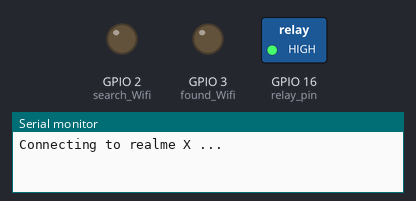
Simulated run of this sketch. Board: ESP8266 (NodeMCU). On the bench: switched loads named in the sketch (green lamp = pin HIGH), output pins drawn as LEDs (lit = HIGH), the last lines printed to the serial monitor. WiFi joins after 1.5 s; servers stay silent unless stated; uploads are accepted with an empty reply.

Above: at 0.1 s.
At 10.5 s:
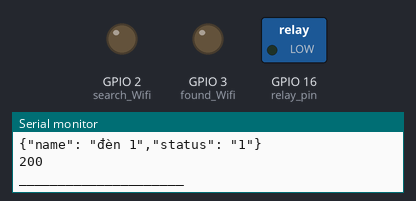
Timing chart, 0 to 12.0 s (numbered marks = the images above):
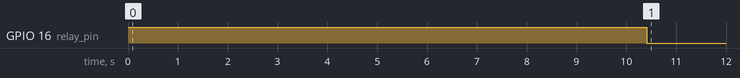

Measured:
- by itself, GPIO 16 (relay_pin): HIGH → LOW at 10.4 s

The sketch:

onoff_getfromadafruit_iotcloud_C.ino
```cpp
#include <ArduinoJson.h>
#include <ESP8266WiFi.h>
#include <String>
#include <ESP8266HTTPClient.h>
#include "arduino_secrets.h"       // here are your secret log codes stored for wifi access and the IO Adafruit feed key
                                   // this file must be stored in your library directory in a separate directory.
char ssid[] = "realme X";         // your network SSID (name)
char pass[] = "12345678";         // your network password (use for WPA, or use as key for WEP)

//char ssid[] = "Wifi Free";         // your network SSID (name)
//char pass[] = "bat3glen";         // your network password (use for WPA, or use as key for WEP)

String name = "đèn 1";
String url_server = "http://192.168.43.103:5000/";
int status = WL_IDLE_STATUS;
WiFiEventHandler gotIpEventHandler, disconnectedEventHandler;

// Initialize the client library
WiFiClient client;
int search_Wifi = 2;
int found_Wifi =3;
int state = 0;
int relay_pin = 16;
char statement[10] = "123";
int LED = -1, ON = 1;

void setup() {
  Serial.begin(115200);
  pinMode(relay_pin, OUTPUT);     // Relay
  pinMode(search_Wifi, OUTPUT);    // searching for wifi connection
  pinMode(found_Wifi, OUTPUT);     // wifi connected
  digitalWrite(relay_pin, HIGH);

  ConnectToWifi();
  // check disconnect to Wifi
  disconnectedEventHandler = WiFi.onStationModeDisconnected([](const WiFiEventStationModeDisconnected& event)
  {
    Serial.println("Station disconnected");
    status = WL_CONNECTED;
  });
}

void cmdRequest();
void updateStatus(String name, int status);


void loop() {
    if (status == WL_CONNECTED) {ConnectToWifi();} // reconnect to WiFi when disconnected
    cmdRequest();
    Serial.println("_____________________");
    delay(3000);
}

void turnOn()
{
  updateStatus(1);
  digitalWrite(relay_pin, LOW);
}

void turnOff()
{
  updateStatus(0);
  digitalWrite(relay_pin, HIGH);
}

void updateStatus(int status)
{
  Serial.println("Sending post request...");
  String PostData = "{\"name\": \"" + name;
  if (status){
    PostData += "\",\"status\": \"1\"}";
  } else {
    PostData += "\",\"status\": \"0\"}";
  }
  Serial.println(PostData);
  // Make a HTTP request:
  HTTPClient http;
  String url= url_server + "update-status-device";
  http.begin(url);
  http.addHeader("Content-Type", "application/json");
  int httpResponseCode = http.POST(PostData.c_str()); //Send the actual POST request

  if(httpResponseCode>0){
    String response = http.getString();  //Get the response to the request
    Serial.println(httpResponseCode);   //Print return code
    Serial.println(response);           //Print request answer
  } else {
    Serial.print("Error on sending POST: ");
    Serial.println(httpResponseCode);
    http.end();

  }   //Print HTTP return code
  http.writeToStream(&Serial);
}


void cmdRequest()
{
  Serial.println("Sending post request...");
  String PostData = "{\"name\": \"" + name + "\"}";
  Serial.println(PostData);
  // Make a HTTP request:
  HTTPClient http;
  String url= url_server + "get-command";
  http.begin(url);
  http.addHeader("Content-Type", "application/json");
  int httpResponseCode = http.POST(PostData.c_str()); //Send the actual POST request

  if(httpResponseCode>0){
    String response = http.getString();  //Get the response to the request
    Serial.println(httpResponseCode);   //Print return code
    Serial.println(response);           //Print request answer
    if (response != "-1")
      if (response == "0") {
        turnOff();
      } else {
        turnOn();
      }
  } else {
    Serial.print("Error on sending POST: ");
    Serial.println(httpResponseCode);
    http.end();

  }   //Print HTTP return code
  http.writeToStream(&Serial);
}

void ConnectToWifi()
{
  // attempt to connect to Wifi network:
  while (!status) {;
    Serial.printf("Connecting to %s ...\n", ssid);
    status = WiFi.begin(ssid, pass);

    // wait 10 seconds for connection:
    delay(10000);
  }
  Serial.println("Connected to wifi");
  printWifiStatus();
}

void printWifiStatus() {
  Serial.print("SSID: ");
  Serial.println(WiFi.SSID());
  IPAddress ip = WiFi.localIP();
  Serial.print("IP Address: ");
  Serial.println(ip);
  long rssi = WiFi.RSSI();
  Serial.print("signal strength (RSSI):");
  Serial.print(rssi);
  Serial.println(" dBm");
}
```

arduino_secrets.h
```cpp
#define SECRET_SSID "Wifi Free"

#define SECRET_PASS "bat3glen"

#define IO_USERNAME  "cuongnm98"
#define IO_KEY       "aio_kAls66gZUsX4k4E6RO7RV8Azl8w7"
```
